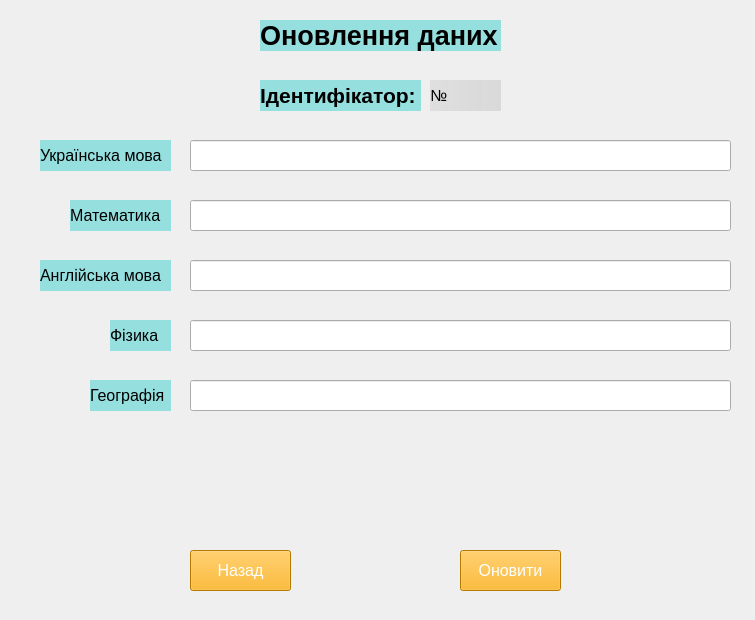
<?xml version="1.0" encoding="UTF-8"?>
<ui version="4.0">
 <class>MainWindow</class>
 <widget class="QMainWindow" name="MainWindow">
  <property name="geometry">
   <rect>
    <x>0</x>
    <y>0</y>
    <width>755</width>
    <height>620</height>
   </rect>
  </property>
  <property name="windowTitle">
   <string>Оновлення оцінок</string>
  </property>
  <widget class="QWidget" name="centralwidget">
   <widget class="QLabel" name="label_eng_mova">
    <property name="geometry">
     <rect>
      <x>40</x>
      <y>260</y>
      <width>131</width>
      <height>31</height>
     </rect>
    </property>
    <property name="font">
     <font>
      <pointsize>12</pointsize>
      <bold>false</bold>
     </font>
    </property>
    <property name="toolTip">
     <string>&lt;html&gt;&lt;head/&gt;&lt;body&gt;&lt;p align=&quot;center&quot;&gt;&lt;br/&gt;&lt;/p&gt;&lt;/body&gt;&lt;/html&gt;</string>
    </property>
    <property name="styleSheet">
     <string notr="true">background-color: rgb(149, 223, 223);</string>
    </property>
    <property name="text">
     <string>Англійська мова</string>
    </property>
    <property name="margin">
     <number>3</number>
    </property>
   </widget>
   <widget class="QLabel" name="label_math">
    <property name="geometry">
     <rect>
      <x>70</x>
      <y>200</y>
      <width>101</width>
      <height>31</height>
     </rect>
    </property>
    <property name="font">
     <font>
      <pointsize>12</pointsize>
      <bold>false</bold>
     </font>
    </property>
    <property name="toolTip">
     <string>&lt;html&gt;&lt;head/&gt;&lt;body&gt;&lt;p align=&quot;center&quot;&gt;&lt;br/&gt;&lt;/p&gt;&lt;/body&gt;&lt;/html&gt;</string>
    </property>
    <property name="styleSheet">
     <string notr="true">background-color: rgb(149, 223, 223);</string>
    </property>
    <property name="text">
     <string>Математика</string>
    </property>
    <property name="margin">
     <number>3</number>
    </property>
   </widget>
   <widget class="QLineEdit" name="lineEdit_geo">
    <property name="geometry">
     <rect>
      <x>190</x>
      <y>380</y>
      <width>541</width>
      <height>31</height>
     </rect>
    </property>
   </widget>
   <widget class="QLabel" name="label">
    <property name="geometry">
     <rect>
      <x>0</x>
      <y>0</y>
      <width>755</width>
      <height>620</height>
     </rect>
    </property>
    <property name="text">
     <string/>
    </property>
    <property name="pixmap">
     <pixmap>4a7eaeae52140c9205af389cc1e2c7b7-Enhanced-transformed (4).jpeg</pixmap>
    </property>
   </widget>
   <widget class="QLineEdit" name="lineEdit_ukr_mova">
    <property name="geometry">
     <rect>
      <x>190</x>
      <y>140</y>
      <width>541</width>
      <height>31</height>
     </rect>
    </property>
    <property name="text">
     <string/>
    </property>
   </widget>
   <widget class="QLabel" name="label_2">
    <property name="geometry">
     <rect>
      <x>260</x>
      <y>20</y>
      <width>241</width>
      <height>31</height>
     </rect>
    </property>
    <property name="font">
     <font>
      <pointsize>20</pointsize>
      <bold>true</bold>
     </font>
    </property>
    <property name="styleSheet">
     <string notr="true">background-color: rgb(149, 223, 223);</string>
    </property>
    <property name="text">
     <string>Оновлення даних</string>
    </property>
   </widget>
   <widget class="QPushButton" name="btn_back">
    <property name="geometry">
     <rect>
      <x>190</x>
      <y>550</y>
      <width>101</width>
      <height>41</height>
     </rect>
    </property>
    <property name="font">
     <font>
      <pointsize>12</pointsize>
     </font>
    </property>
    <property name="styleSheet">
     <string notr="true">background-color: rgb(255, 170, 0);
color: rgb(255, 255, 255);</string>
    </property>
    <property name="text">
     <string>Назад</string>
    </property>
   </widget>
   <widget class="QLabel" name="label_geo">
    <property name="geometry">
     <rect>
      <x>90</x>
      <y>380</y>
      <width>81</width>
      <height>31</height>
     </rect>
    </property>
    <property name="font">
     <font>
      <pointsize>12</pointsize>
      <bold>false</bold>
     </font>
    </property>
    <property name="toolTip">
     <string>&lt;html&gt;&lt;head/&gt;&lt;body&gt;&lt;p align=&quot;center&quot;&gt;&lt;br/&gt;&lt;/p&gt;&lt;/body&gt;&lt;/html&gt;</string>
    </property>
    <property name="styleSheet">
     <string notr="true">background-color: rgb(149, 223, 223);</string>
    </property>
    <property name="text">
     <string>Географія</string>
    </property>
    <property name="margin">
     <number>3</number>
    </property>
   </widget>
   <widget class="QLabel" name="label_ukr_mova">
    <property name="geometry">
     <rect>
      <x>40</x>
      <y>140</y>
      <width>131</width>
      <height>31</height>
     </rect>
    </property>
    <property name="font">
     <font>
      <pointsize>12</pointsize>
      <bold>false</bold>
     </font>
    </property>
    <property name="toolTip">
     <string>&lt;html&gt;&lt;head/&gt;&lt;body&gt;&lt;p align=&quot;center&quot;&gt;&lt;br/&gt;&lt;/p&gt;&lt;/body&gt;&lt;/html&gt;</string>
    </property>
    <property name="styleSheet">
     <string notr="true">background-color: rgb(149, 223, 223);</string>
    </property>
    <property name="text">
     <string>Українська мова</string>
    </property>
    <property name="margin">
     <number>3</number>
    </property>
   </widget>
   <widget class="QLineEdit" name="lineEdit_eng_mova">
    <property name="geometry">
     <rect>
      <x>190</x>
      <y>260</y>
      <width>541</width>
      <height>31</height>
     </rect>
    </property>
   </widget>
   <widget class="QLineEdit" name="lineEdit_phis">
    <property name="geometry">
     <rect>
      <x>190</x>
      <y>320</y>
      <width>541</width>
      <height>31</height>
     </rect>
    </property>
   </widget>
   <widget class="QPushButton" name="btn_upd">
    <property name="geometry">
     <rect>
      <x>460</x>
      <y>550</y>
      <width>101</width>
      <height>41</height>
     </rect>
    </property>
    <property name="font">
     <font>
      <pointsize>12</pointsize>
     </font>
    </property>
    <property name="styleSheet">
     <string notr="true">background-color: rgb(255, 170, 0);
color: rgb(255, 255, 255);</string>
    </property>
    <property name="text">
     <string>Оновити</string>
    </property>
   </widget>
   <widget class="QLabel" name="label_phis">
    <property name="geometry">
     <rect>
      <x>110</x>
      <y>320</y>
      <width>61</width>
      <height>31</height>
     </rect>
    </property>
    <property name="font">
     <font>
      <pointsize>12</pointsize>
      <bold>false</bold>
     </font>
    </property>
    <property name="toolTip">
     <string>&lt;html&gt;&lt;head/&gt;&lt;body&gt;&lt;p align=&quot;center&quot;&gt;&lt;br/&gt;&lt;/p&gt;&lt;/body&gt;&lt;/html&gt;</string>
    </property>
    <property name="styleSheet">
     <string notr="true">background-color: rgb(149, 223, 223);</string>
    </property>
    <property name="text">
     <string>Фізика</string>
    </property>
    <property name="margin">
     <number>3</number>
    </property>
   </widget>
   <widget class="QLineEdit" name="lineEdit_math">
    <property name="geometry">
     <rect>
      <x>190</x>
      <y>200</y>
      <width>541</width>
      <height>31</height>
     </rect>
    </property>
   </widget>
   <widget class="QLabel" name="label_id_2">
    <property name="geometry">
     <rect>
      <x>430</x>
      <y>80</y>
      <width>71</width>
      <height>31</height>
     </rect>
    </property>
    <property name="font">
     <font>
      <pointsize>12</pointsize>
      <bold>false</bold>
     </font>
    </property>
    <property name="toolTip">
     <string>&lt;html&gt;&lt;head/&gt;&lt;body&gt;&lt;p align=&quot;center&quot;&gt;&lt;br/&gt;&lt;/p&gt;&lt;/body&gt;&lt;/html&gt;</string>
    </property>
    <property name="styleSheet">
     <string notr="true">background-color: qlineargradient(spread:pad, x1:0, y1:0, x2:1, y2:0, stop:0 rgba(221, 221, 221, 226), stop:1 rgba(214, 214, 214, 224));</string>
    </property>
    <property name="text">
     <string>№</string>
    </property>
    <property name="margin">
     <number>3</number>
    </property>
   </widget>
   <widget class="QLabel" name="label_id">
    <property name="geometry">
     <rect>
      <x>260</x>
      <y>80</y>
      <width>161</width>
      <height>31</height>
     </rect>
    </property>
    <property name="font">
     <font>
      <pointsize>16</pointsize>
      <bold>true</bold>
     </font>
    </property>
    <property name="styleSheet">
     <string notr="true">background-color: rgb(149, 223, 223);</string>
    </property>
    <property name="text">
     <string>Ідентифікатор:</string>
    </property>
   </widget>
   <zorder>label</zorder>
   <zorder>label_eng_mova</zorder>
   <zorder>label_math</zorder>
   <zorder>lineEdit_geo</zorder>
   <zorder>lineEdit_ukr_mova</zorder>
   <zorder>label_2</zorder>
   <zorder>btn_back</zorder>
   <zorder>label_geo</zorder>
   <zorder>label_ukr_mova</zorder>
   <zorder>lineEdit_eng_mova</zorder>
   <zorder>lineEdit_phis</zorder>
   <zorder>btn_upd</zorder>
   <zorder>label_phis</zorder>
   <zorder>lineEdit_math</zorder>
   <zorder>label_id_2</zorder>
   <zorder>label_id</zorder>
  </widget>
 </widget>
 <resources/>
 <connections/>
</ui>
